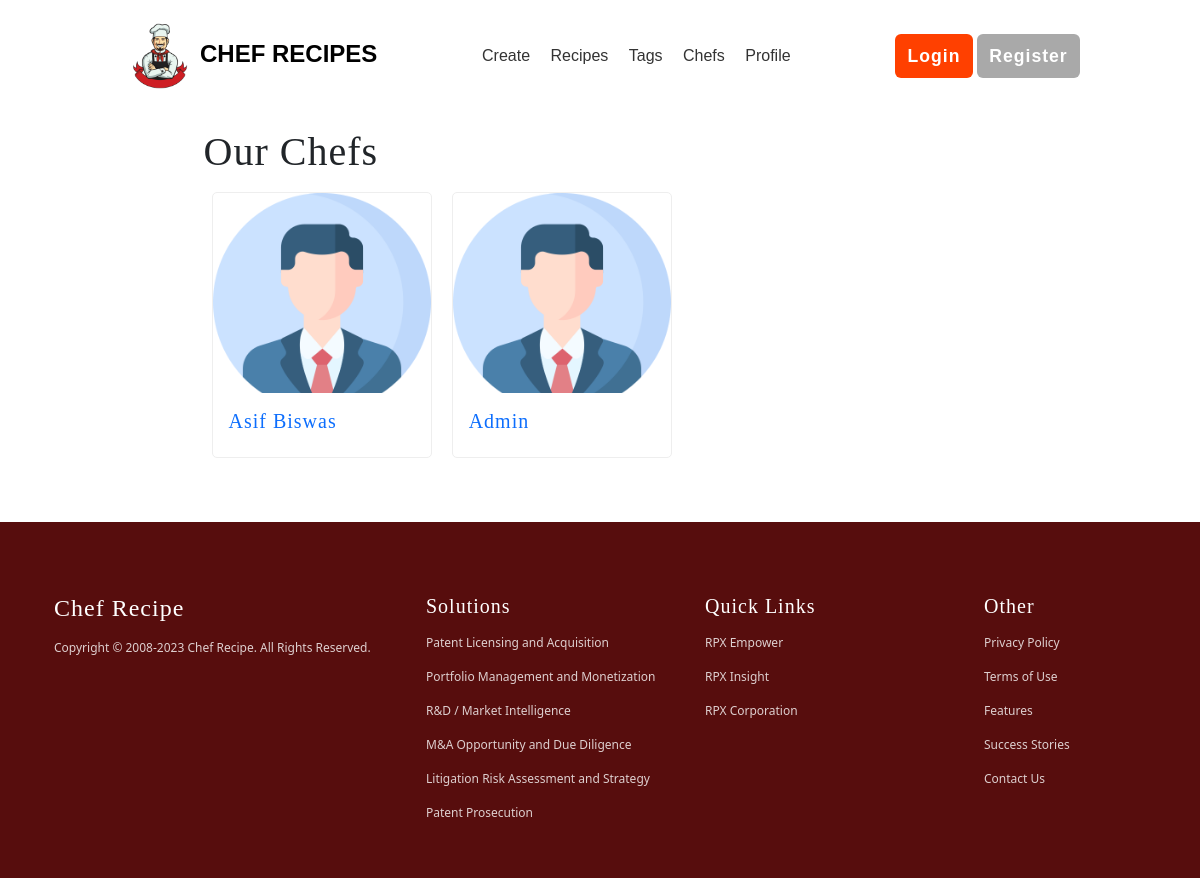
The page /chefs on the database its author committed.
### account/models.py (models this page shows, shortened)
class UserProfile(models.Model):
    user = models.OneToOneField(User, on_delete=models.CASCADE)
    full_name = models.CharField(max_length=100, blank=True)
    profile_picture = models.ImageField(upload_to='profile_pictures', blank=True)
    bio = models.TextField(blank=True)
    other_details = models.TextField(blank=True)
    verified = models.BooleanField(default=False)
    social_media_links = models.TextField(blank=True)
    created_at = models.DateTimeField(auto_now_add=True)
    updated_at = models.DateTimeField(auto_now=True)

### main/views.py (the view)
# urls.py: path('chefs', views.chefs, name='chefs'),
def chefs(request):
    chefList = UserProfile.objects.all()
    return render(request, 'main/chefs.html', {"chefs" : chefList})

### templates/main/chefs.html
{% extends 'includes/base.html' %}
{% load static %}
{% block body %}
<div style="width: 100%; max-width: 825px; margin: auto;" class=" p-3 mb-5  ">
    <h1 class="mx-md-n5">Our Chefs</h1>
    <div class="mt-3">
        {% for i in chefs %}
        <div class="card d-inline-block mx-2 " style="width: 18rem;" >
            <div style="width: 100%; height: 200px; background-image: url('{{i.profile_picture.url}}'); background-size: cover;">
            </div>
            <div class="card-body">
              <a href="{% url 'account:profile' %}{{i.user}}"><h5 class="card-title">{{i.full_name}}</h5></a>
            </div>
          </div>
        {% endfor %}
    </div>
</div>
{% endblock %}

### static/css/style.css (style rules this page uses)
* { margin: 0; padding: 0; }
a, a:hover, a:focus, a:active { text-decoration: none; border: 0; }
h1, h2, h3, h4, h5, h6 { font-family: 'Baloo', cursive; letter-spacing: 1px; text-transform: capitalize; -webkit-margin-before:0; -webkit-margin-after:0; }
h1 { font-size: 2.5rem; }
.card { max-width: 220px; display: block; min-height: 250px; flex-shrink: 0; border-radius: 5px; border-width: 1px; border-style: solid; border-color: #EEEEEE; }

### rows shown on the page
UserProfile: profile_picture (picture), full_name "Asif Biswas"
UserProfile: profile_picture (placeholder picture), full_name "Admin"
